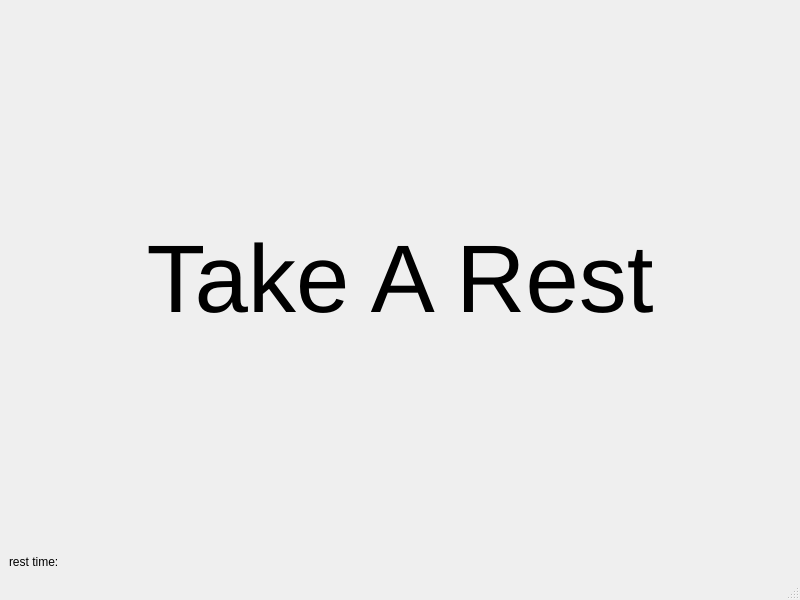
<?xml version="1.0" encoding="UTF-8"?>
<ui version="4.0">
 <class>MainWindow</class>
 <widget class="QMainWindow" name="MainWindow">
  <property name="geometry">
   <rect>
    <x>0</x>
    <y>0</y>
    <width>800</width>
    <height>600</height>
   </rect>
  </property>
  <property name="windowTitle">
   <string>MainWindow</string>
  </property>
  <widget class="QWidget" name="centralwidget">
   <layout class="QVBoxLayout" name="verticalLayout">
    <item>
     <widget class="QLabel" name="msgl">
      <property name="font">
       <font>
        <pointsize>72</pointsize>
       </font>
      </property>
      <property name="text">
       <string>Take A Rest</string>
      </property>
      <property name="alignment">
       <set>Qt::AlignmentFlag::AlignCenter</set>
      </property>
      <property name="wordWrap">
       <bool>true</bool>
      </property>
     </widget>
    </item>
    <item>
     <widget class="QLabel" name="resttime">
      <property name="sizePolicy">
       <sizepolicy hsizetype="Preferred" vsizetype="Fixed">
        <horstretch>0</horstretch>
        <verstretch>0</verstretch>
       </sizepolicy>
      </property>
      <property name="text">
       <string>rest time:</string>
      </property>
     </widget>
    </item>
   </layout>
  </widget>
  <widget class="QMenuBar" name="menubar">
   <property name="geometry">
    <rect>
     <x>0</x>
     <y>0</y>
     <width>800</width>
     <height>22</height>
    </rect>
   </property>
  </widget>
  <widget class="QStatusBar" name="statusbar"/>
 </widget>
 <resources/>
 <connections/>
</ui>
